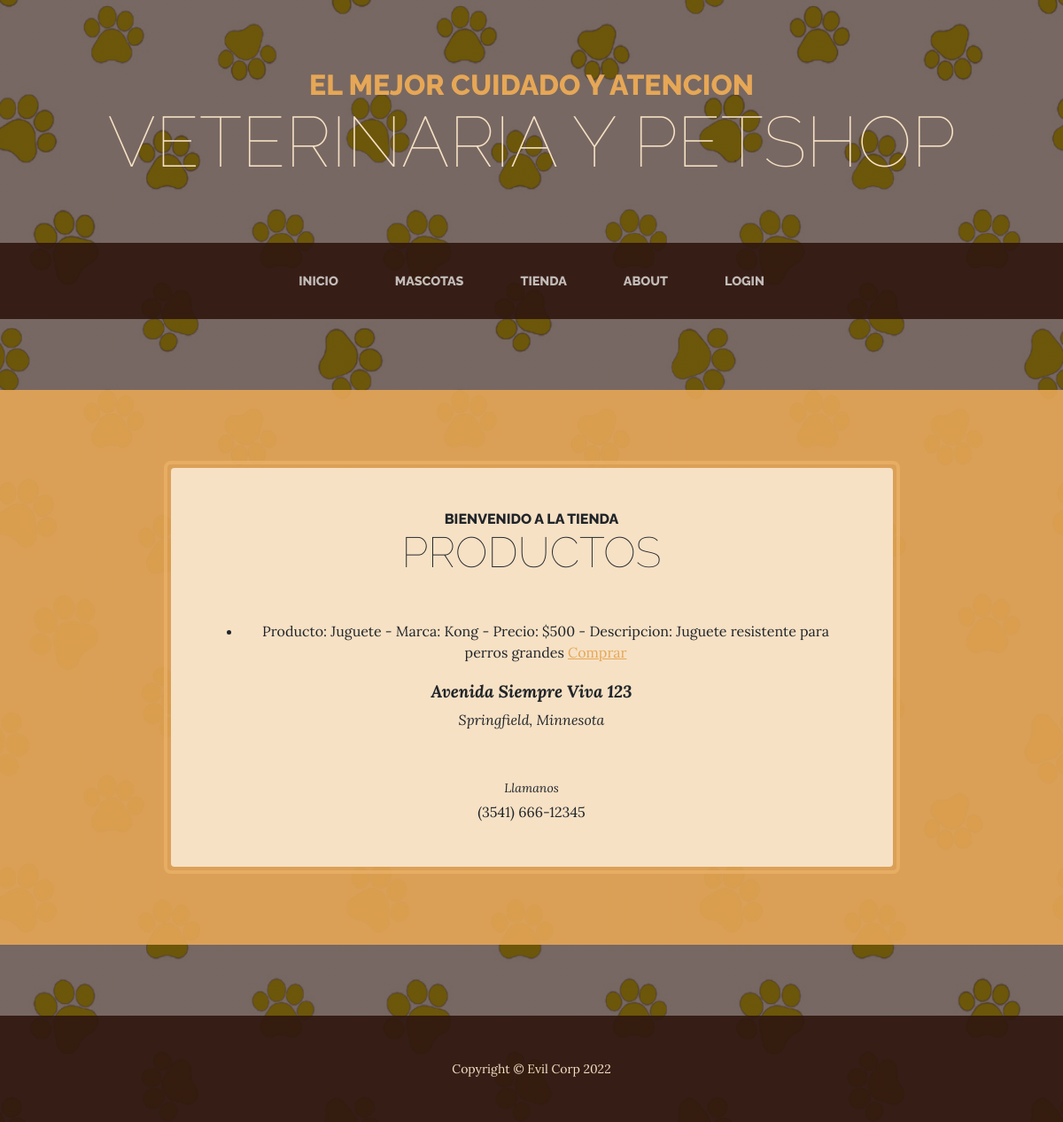
/apptienda/tienda/, run on an earlier commit of the app's database.
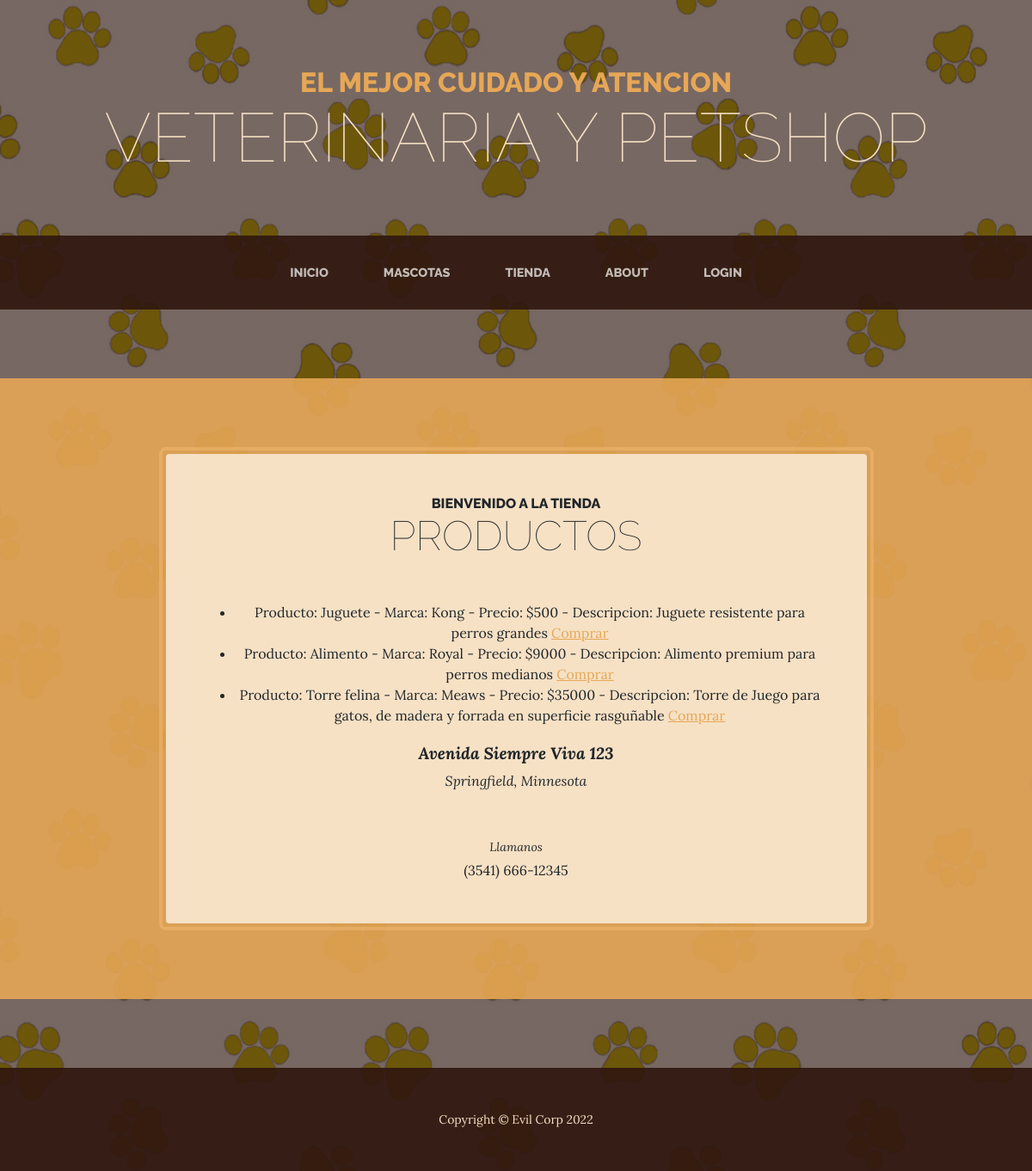
And on a later commit of the database.
### apptienda/models.py (models this page shows, shortened)
class Productos(models.Model):
    id = models.AutoField(primary_key=True)
    nombre = models.CharField(max_length=100, verbose_name= 'Nombre')
    marca = models.CharField(max_length=100, verbose_name= 'Marca')
    precio = models.IntegerField(verbose_name= 'Precio', null=True)
    imagen = models.ImageField(upload_to='Imagenes/',verbose_name='Imagen', null= True)
    descripcion= models.TextField(verbose_name= 'Descripcion', null=True)
    def __str__(self):
        fila = f"Producto: {self.nombre} - Marca: {self.marca} - Precio: ${self.precio} - Descripcion: {self.descripcion}"
        return fila

### apptienda/views.py (the view)
# urls.py: path('tienda/', vista_tienda, name="vet-tienda"),
def vista_tienda(request):
    productos = Productos.objects.all()
    contexto = {"productos":productos}
    return render(request, "apptienda/productos.html", contexto)

### apptienda/templates/apptienda/productos.html (shortened to what this page needs)
{% extends 'apptienda/base.html' %}
{% load static %}
{% block titulo %} Bienvenido a la tienda {% endblock %}
{% block subtitulo %} Productos {% endblock %}
{% block Contenido%}
    {% if productos %}
        <ul>
        {% for producto in productos %}
            <li>{{producto}} <a href="{% url 'vet-comprar' producto.id %}">Comprar</a></li>
        {% endfor %}
        </ul>
    {% else %}
        <p> Ups! de momento estamos sin stock </p>
        <p> Pronto tendremos nuevos productos </p>
    {% endif %}
<p class="address mb-5">
    <em>
        <strong>Avenida Siempre Viva 123</strong>
        <br />
        Springfield, Minnesota
    </em>
</p>
<p class="mb-0">
    <small><em>Llamanos</em></small>
    <br />
    (3541) 666-12345
</p>
{% endblock %}

What changed in the data, as far as the page shows it:
added Productos: nombre+marca+precio "Producto: Alimento - Marca: Royal - Precio: $9000 - Descripcion: Alimento premium para perros medianos"
added Productos: nombre+marca+precio "Producto: Torre felina - Marca: Meaws - Precio: $35000 - Descripcion: Torre de Juego para gatos, de madera y forrada en superficie rasguñable"
